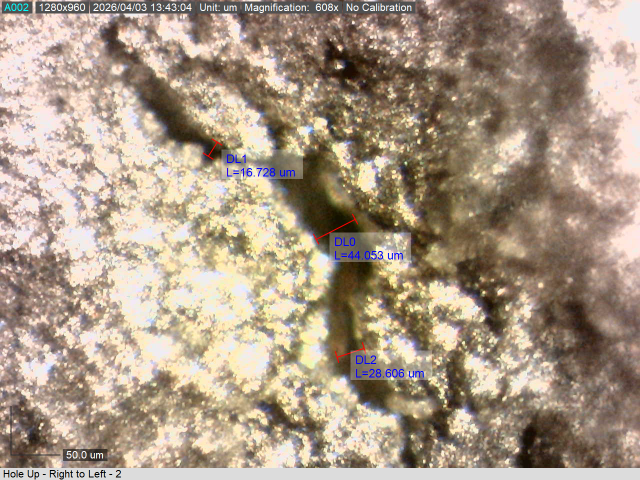
#> input picture images/0002.tif, 1280 x 960 px, given in place of 0002.tif.tiff, which was not available (shown at 1/2 size)
$ python -i faint-pit-comparison.py   (imports and definitions only)
#> lines starting #> are read from the running program, lines starting #| are printed output that depends on the picture; after the words box and inside, x2 and y2 are one past the last pixel; in counts of white or black regions, pixels touching at a corner belong together; pictures that were not available may be replaced by others from this repository, and a replacement may not be noted
import cv2
import numpy as np
import matplotlib.pyplot as plt

def process(image_number):
    """
    ========== IMAGE PROCESSING ==========
    """
#> called with image_number = '../images/0002.tif'
    # Read as 8-bit grayscale
    image = cv2.imread(f'images/large_pit_{image_number}.tiff', cv2.IMREAD_GRAYSCALE)
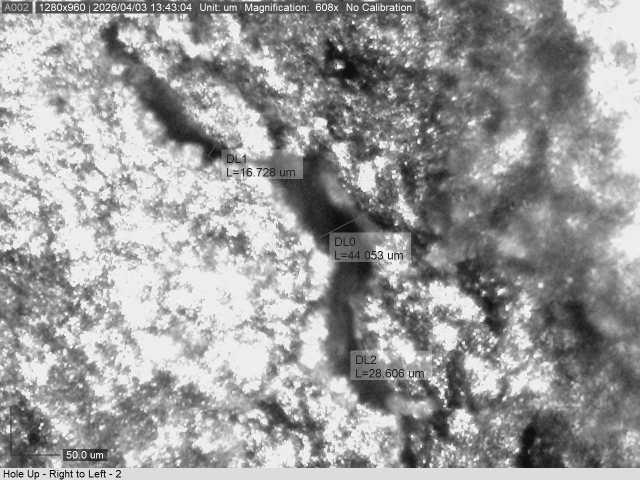
#> image: shape (960, 1280) (shown at 1/2 size); min 0, max 255, mean 155.9
    if image is None:
        return np.zeros((480, 640, 3), dtype=np.uint8) # Return black if file missing

    n_filters = 4
    ksize = 3
    max_kernel = np.ones((ksize, ksize), np.uint8)

    for i in range(n_filters):
        image = cv2.dilate(image, max_kernel)
        image = cv2.medianBlur(image, ksize)
#> this loop made 4 passes
#> pass 1, in process, `image = cv2.dilate(image, max_kernel)`:
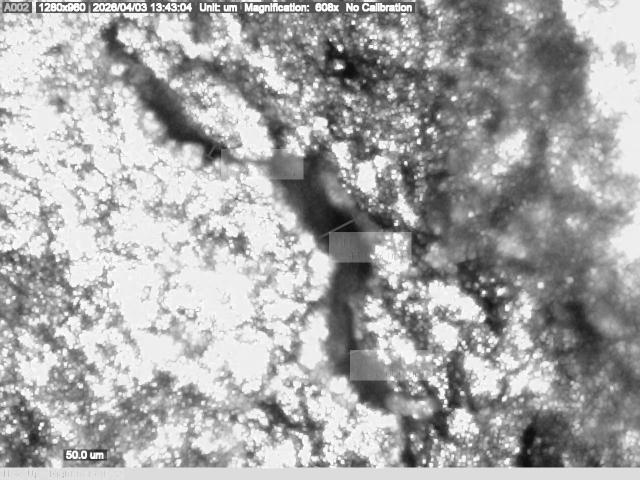
#> image: shape (960, 1280) (shown at 1/2 size); min 14, max 255, mean 167.3
#> pass 2, in process, `image = cv2.dilate(image, max_kernel)`:
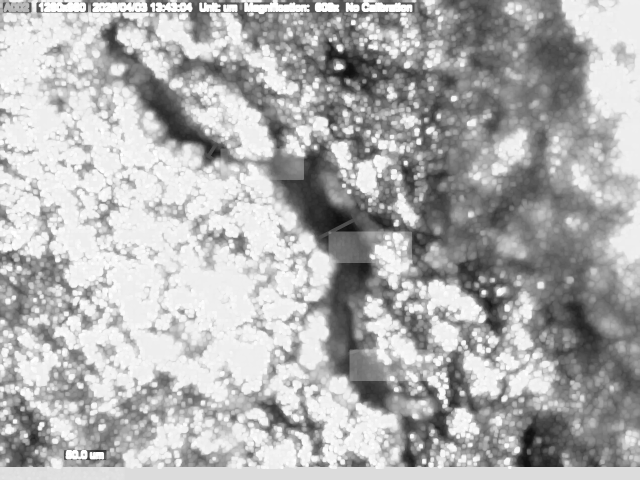
#> image: shape (960, 1280) (shown at 1/2 size); min 16, max 255, mean 175.9
#> after the loop:
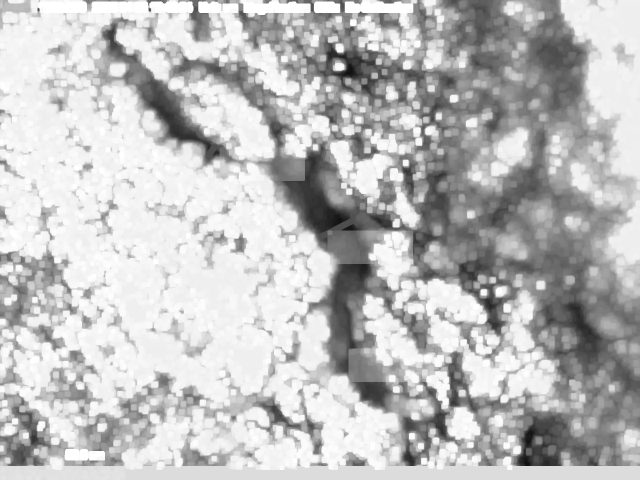
#> image: shape (960, 1280) (shown at 1/2 size); min 17, max 255, mean 189.6

    # Threshold based on the bottom 5 percentile
    threshold_value = np.percentile(image, 5)
#> threshold_value = 87
    (_, image) = cv2.threshold(image, threshold_value, 255, cv2.THRESH_BINARY_INV)
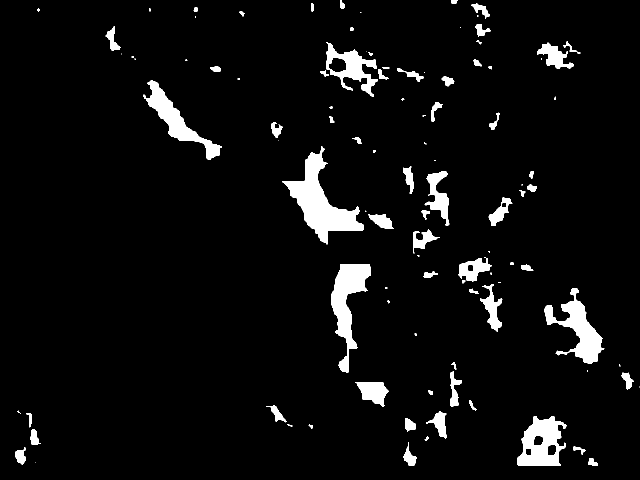
#> image: shape (960, 1280) (shown at 1/2 size); 5.2% white; 103 white regions (32 under 20 px), largest, box (x1, y1, x2, y2) and area: (565, 293, 728, 489) 10459, (663, 528, 742, 746) 7069, (1088, 577, 1209, 728) 6334

    # Open and close the image
    n_morphs = 4
    ksize = 5
    morph_kernel = np.ones((ksize, ksize), np.uint8)

    for i in range(n_morphs):
        image = cv2.morphologyEx(image, cv2.MORPH_OPEN, morph_kernel)
        image = cv2.morphologyEx(image, cv2.MORPH_CLOSE, morph_kernel)
#> this loop made 4 passes
#> pass 1, in process, `image = cv2.morphologyEx(image, cv2.MORPH_OPEN, morph_kernel)`:
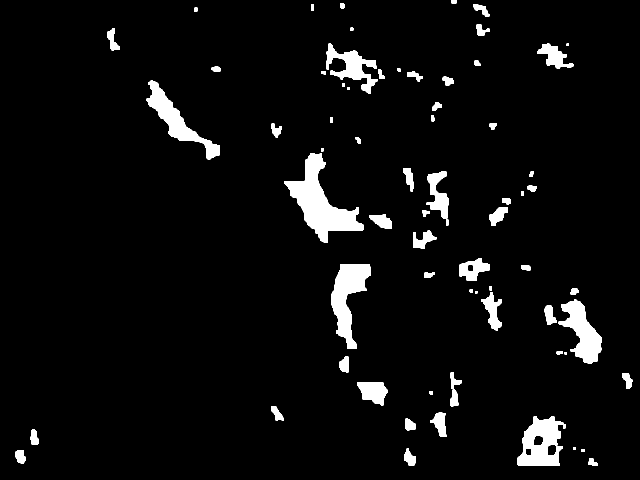
#> image: shape (960, 1280) (shown at 1/2 size); 4.9% white; 70 white regions, largest, box (x1, y1, x2, y2) and area: (568, 306, 727, 486) 10341, (663, 528, 742, 697) 6535, (1035, 833, 1132, 932) 6014

    """
    ========== HOUGH TRANSFORM ==========
    """
    # Prepare color canvas
    line_image = cv2.cvtColor(image, cv2.COLOR_GRAY2BGR)
#> line_image: shape (960, 1280, 3); 4.9% white; 62 white regions, largest, box (x1, y1, x2, y2) and area: (568, 296, 727, 486) 10384, (663, 528, 742, 697) 6535, (1035, 833, 1132, 932) 6016
    lines = cv2.HoughLinesP(image, 1, np.pi / 180, 30, minLineLength=50, maxLineGap=4)
#> lines = 178 rows, first 6: [572, 362, 726, 455], [317, 230, 438, 297], [1122, 643, 1202, 685], [636, 361, 657, 460], [575, 362, 711, 440], [610, 320, 654, 485]

    if lines is not None:
        for line in lines:
            x1, y1, x2, y2 = line[0]
            # Red lines (BGR for OpenCV)
            cv2.line(line_image, (x1, y1), (x2, y2), (0, 0, 255), 3)
#> this loop made 178 passes
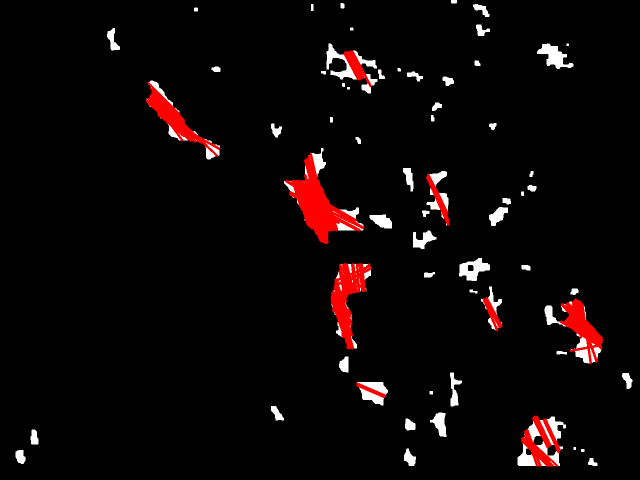
#> line_image: shape (960, 1280, 3) (shown at 1/2 size); mean B, G, R 6.6, 6.6, 12.9

    # Convert BGR to RGB for Matplotlib and return
    return cv2.cvtColor(line_image, cv2.COLOR_BGR2RGB)

"""
========== MULTI-IMAGE PLOTTING ==========
"""
# Create a 1x4 grid
fig, axes = plt.subplots(1, 4, figsize=(20, 10))

# Flatten the axes array from 2D (2,4) to 1D (8,) for easier looping
axes_flat = axes.flatten()

# [14 lines not run here, left out]

>>> result = process('../images/0002.tif')

$ run again, on images/0003.tif
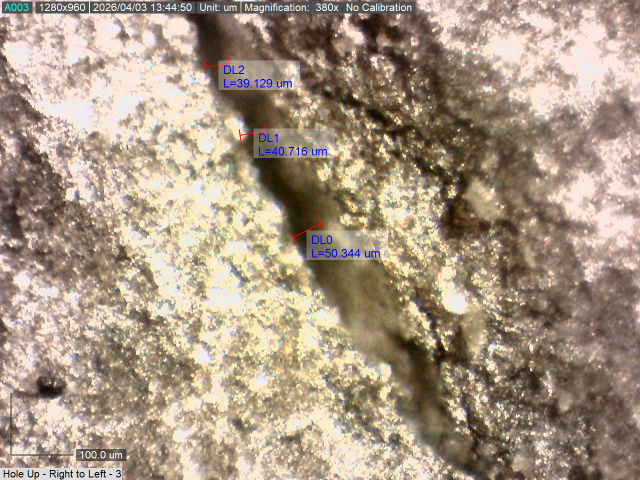
#> input picture images/0003.tif, 1280 x 960 px, given in place of 0003.tif.tiff, which was not available (shown at 1/2 size)
#> after the loop in process, `for i in range(n_filters):`:
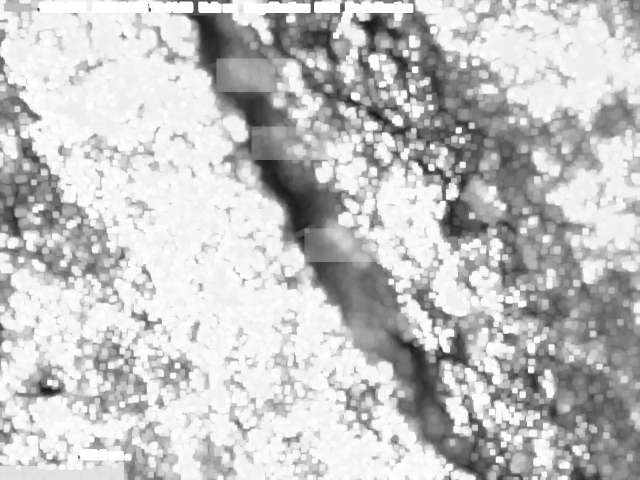
#> image: shape (960, 1280) (shown at 1/2 size); min 22, max 255, mean 194.1
#> threshold_value = 89
#> lines = 242 rows, first 6: [605, 367, 644, 433], [469, 184, 513, 252], [822, 725, 889, 825], [528, 320, 630, 456], [557, 320, 632, 456], [577, 346, 640, 451]
#> the loop in process, `for line in lines:` made 242 passes
#> after the loop in process, `for line in lines:`:
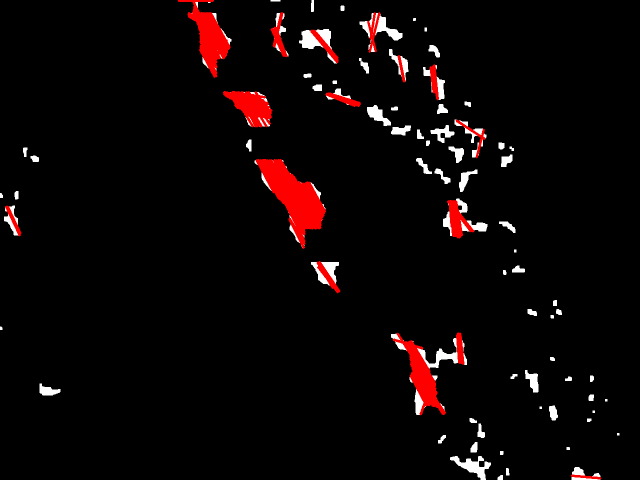
#> line_image: shape (960, 1280, 3) (shown at 1/2 size); mean B, G, R 5.7, 5.7, 12.8

$ run again, on images/0006.tif
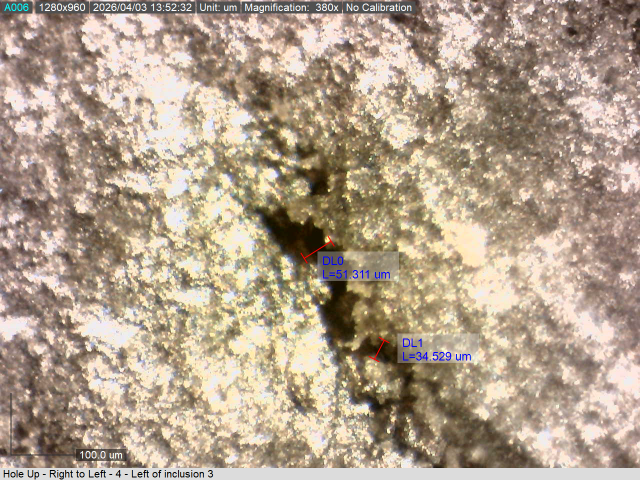
#> input picture images/0006.tif, 1280 x 960 px, given in place of 0006.tif.tiff, which was not available (shown at 1/2 size)
#> after the loop in process, `for i in range(n_filters):`:
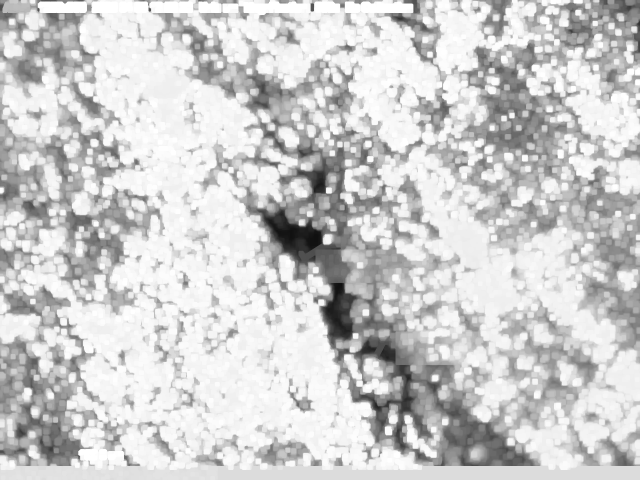
#> image: shape (960, 1280) (shown at 1/2 size); min 16, max 255, mean 205.1
#> threshold_value = 115
#> lines = 172 rows, first 6: [512, 418, 617, 523], [755, 674, 819, 738], [899, 816, 1014, 931], [524, 433, 615, 524], [900, 812, 1019, 931], [747, 674, 820, 771]
#> the loop in process, `for line in lines:` made 172 passes
#> after the loop in process, `for line in lines:`:
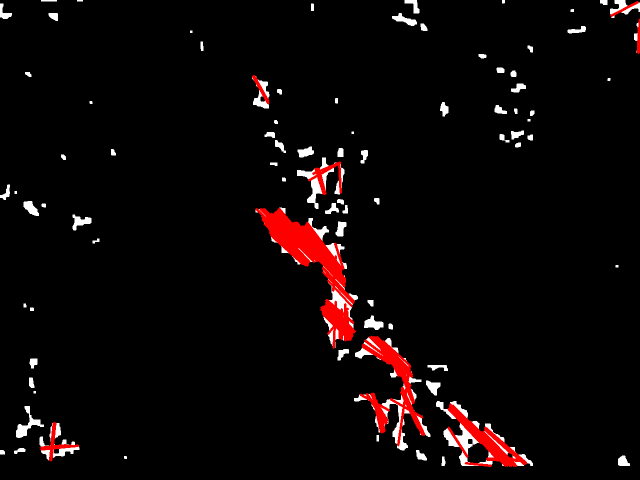
#> line_image: shape (960, 1280, 3) (shown at 1/2 size); mean B, G, R 6.2, 6.2, 12.5
